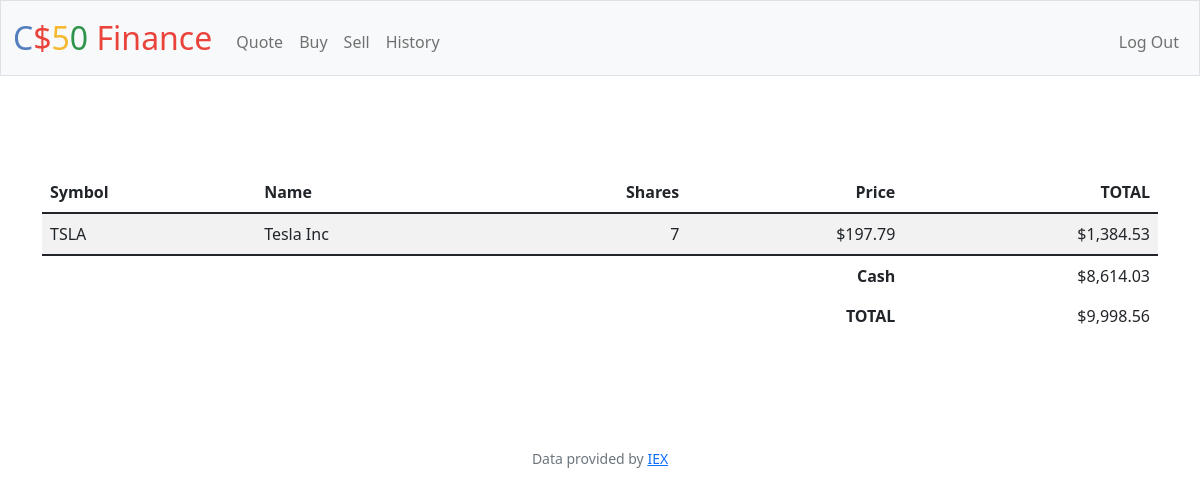
/ (signed in), run on the app's committed database.
### tables this page shows
CREATE TABLE 'user_stock' (user_id INTEGER NOT NULL,
    stock TEXT NOT NULL,
    amount INTEGER NOT NULL, 'name' TEXT, 'cost'  INTEGER NOT NULL  , 'total'  INTEGER NOT NULL  , 'time' DATETIME,
    FOREIGN KEY(user_id) REFERENCES users(id));

CREATE TABLE users (id INTEGER PRIMARY KEY AUTOINCREMENT NOT NULL, username TEXT NOT NULL, hash TEXT NOT NULL, cash NUMERIC NOT NULL DEFAULT 10000.00);

### app.py (the view)
@app.route("/")
@login_required
def index():
    stocks = db.execute(
        f"SELECT stock, SUM(amount), name, cost, total FROM user_stock WHERE user_id = ? GROUP BY stock", session['user_id'])
    totals = db.execute(f"SELECT SUM(total) FROM user_stock WHERE user_id = ? GROUP BY stock", session['user_id'])
    to_remove = []
    for i in range(len(stocks)):
        if stocks[i]["SUM(amount)"] == 0:
            to_remove.append(stocks[i])
    for i in to_remove:
        stocks.remove(i)
    total_stock_portfolio = 0
    for stock in totals:
        total_stock_portfolio += stock["SUM(total)"]
    cash = db.execute(f"SELECT cash FROM users WHERE id = ?", session['user_id'])[0]["cash"]
    return render_template("index.html", stocks=stocks, cash=cash, total_stock_portfolio=total_stock_portfolio)

### app.py (called while the page is built)
@app.after_request
def after_request(response):
    response.headers["Cache-Control"] = "no-cache, no-store, must-revalidate"
    response.headers["Expires"] = 0
    response.headers["Pragma"] = "no-cache"
    return response

### helpers.py (called while the page is built)
def login_required(f):
    @wraps(f)
    def decorated_function(*args, **kwargs):
        if session.get("user_id") is None:
            return redirect("/login")
        return f(*args, **kwargs)
    return decorated_function

def usd(value):
    return f"${value:,.2f}"

### templates/index.html (shortened to what this page needs)
{% extends "layout.html" %}
{% block main %}
<main class="container py-5 text-center">
    <table class="table table-striped">
        <thead>
            <tr>
                <th class="text-start">Symbol</th>
                <th class="text-start">Name</th>
                <th class="text-end">Shares</th>
                <th class="text-end">Price</th>
                <th class="text-end">TOTAL</th>
            </tr>
        </thead>
       <tbody>
        {% for row in stocks %}
                <tr>
                    <td class="text-start"> {{row.stock}}</td>
                    <td class="text-start">{{row.name}}</td>
                    <td class="text-end">{{row["SUM(amount)"]}}</td>
                    <td class="text-end">{{row.cost | usd}}</td>
                    <td class="text-end">{{(row.cost * row["SUM(amount)"]) | usd}}</td>
                </tr>
        {% endfor %}
        </tbody>
        <tfoot>
            <tr>
                <td class="border-0 fw-bold text-end" colspan="4">Cash</td>
                <td class="border-0 text-end">{{cash | usd }}</td>
            </tr>
            <tr>
                <td class="border-0 fw-bold text-end" colspan="4">TOTAL</td>
                <td class="border-0 w-bold text-end">{{(total_stock_portfolio + cash)| usd}}</td>
            </tr>
        </tfoot>
    </table>
        </main>
{% endblock %}

### data on the page
user_stock: stock "TSLA", name "Tesla Inc", row "7", cost "$197.79", cost "$1,384.53"
users: cash "$8,614.03", (total_stock_portfolio+cash)|usd "$9,998.56"
